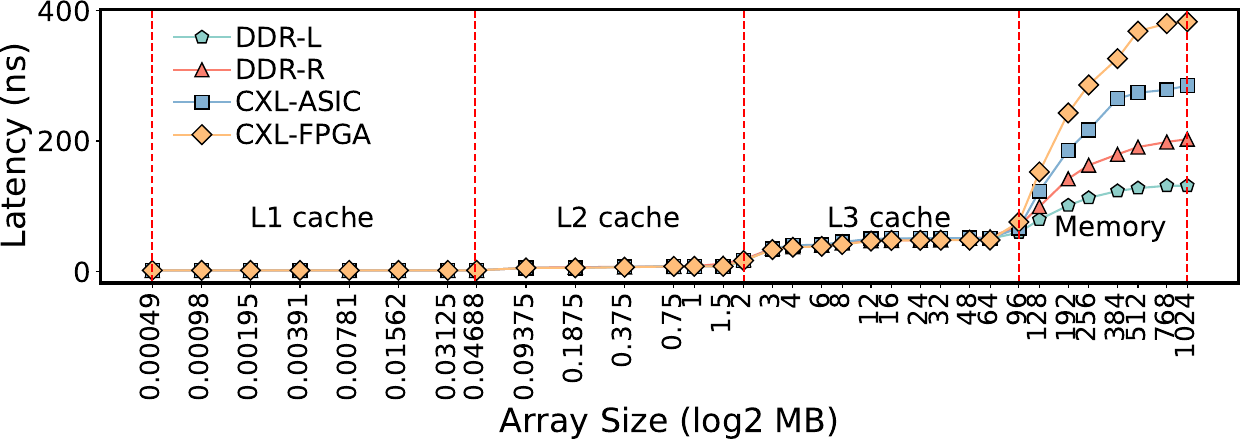

The Python source for this figure:
import matplotlib.pyplot as plt
import numpy as np

data = {
    "Stride": [0.00049, 0.00098, 0.00195, 0.00391, 0.00781, 0.01562, 0.03125, 0.04688, 0.09375, 0.1875, 0.375, 0.75, 1, 1.5, 2, 3, 4, 6, 8, 12, 16, 24, 32, 48, 64, 96, 128, 192, 256, 384, 512,768, 1024],
    # "CXL-DMSim(F)": [1.418, 1.418,1.418, 1.418,1.409, 1.406, 1.403,1.403, 5.623, 5.622, 5.621,  6.178,6.192, 7.317, 21.203,34.977, 39.763,44.431, 47.268, 48.995,49.373,49.467, 49.481,49.499, 49.496,99.100,236.342,327.165, 352.460,368.803,374.073, 377.660, 378.818 ],
    "DDR-L": [1.728, 1.728, 1.728, 1.728, 1.728, 1.728,1.728,1.729,5.529,6.181,6.747,7.874, 7.95, 8.439, 15.043, 36.633, 38.908, 40.359, 43.89, 48.194, 48.982, 51.004, 49.55, 49.665, 50.141, 59.725, 79.482,101.272,112.793,123.424,127.719,131.453,131.481],
    "DDR-R": [1.728, 1.728, 1.728, 1.728, 1.728, 1.728,1.728,1.729,5.529,6.682,7.016,7.801, 7.949, 12.212, 18.182, 35.558, 37.778, 40.366, 43.757, 47.262, 47.657, 47.785, 48.418, 50.924, 52.805, 69.784, 99.582,142.178,162.916,179.604,190.742,198.50,202.870],
    "CXL-FPGA": [1.728, 1.728, 1.728, 1.728, 1.728, 1.728,1.728, 1.729,5.528,5.528,6.569,7.808, 7.947, 7.949, 16.718, 33.676, 37.197, 38.544, 41.386, 46.658, 47.586, 47.792, 47.973, 48.163, 48.196, 75.845, 152.623,243.048,285.925,326.383 ,368.336,379.995, 382.928],
    "CXL-ASIC":[1.728, 1.728, 1.728, 1.728, 1.728, 1.728,1.728,1.729,5.527,5.527,7.22,7.882, 7.945, 7.987, 16.622, 34.522, 40.228, 40.993, 45.331, 50.047, 50.781, 50.96, 51.136, 51.211, 51.13, 66.528, 123.13, 185.858,216.799,264.898, 274.033, 278.522, 284.893],
    # "CXL-DMSim(A)":[1.418, 1.418,1.418, 1.418,1.409, 1.406, 1.403, 1.404, 5.622, 5.622, 5.621,6.187, 6.195, 7.324, 21.255, 35.054, 39.613, 44.453, 47.244, 49.021, 49.385, 49.474, 49.485, 49.494, 49.504, 85.349, 184.331, 249.589, 267.873, 279.605, 283.401, 285.972, 286.831 ]
}



# 按CXL-MemSim的标准来,要明白是要跟谁比较
cache1 = np.log2(0.046)
cache2 = np.log2(2)
cache3 = np.log2(96)


stride_log10 = [np.log10(i) for i in data["Stride"]]
# plotcolor = Hstray_2plot
stride_log2 = [np.log2(i) for i in data["Stride"]]
print(stride_log2)
plt.figure(figsize=(13, 5))


color = ['#8ECFC9', '#FFBE7A', '#FA7F6F', '#82B0D2', '#BEB8DC', '#999999']

# stride_log2 = stride_log2
stride = [-11, -10, -9, -8.4, -8, -7.4, -7, -6.4, -6, -5.4, -5, -4.4, -4, -3.4, -3, -2.4, -2, -1.4, -1, -0.4, 0, 0.6, 1, 1.6, 2 , 2.6, 3, 3.6, 4, 4.6, 5, 5.6, 6, 6.6, 7, 8, 9]


plt.plot(stride_log2, data["DDR-L"], marker='p',markersize=10,markeredgecolor="black", label="DDR-L", color=color[0])
plt.plot(stride_log2, data["DDR-R"], marker='^',markersize=10, markeredgecolor="black",label="DDR-R", color=color[2])
plt.plot(stride_log2, data["CXL-ASIC"], marker='s', markersize=10, markeredgecolor="black", label="CXL-ASIC", color=color[3])
# plt.plot(stride_log2, data["CXL-DMSim(A)"], marker='H', markersize=10,markeredgecolor="black",label="CXL-DMSim$_A$", color=color[0])
plt.plot(stride_log2, data["CXL-FPGA"], marker='D', markersize=10, markeredgecolor="black", label="CXL-FPGA", color=color[1])
# plt.plot(stride_log2, data["CXL-DMSim(F)"], marker='o', markersize=10,markeredgecolor="black",label="CXL-DMSim$_F$", color=color[2])




plt.axvline(x=stride_log2[0], linestyle='--', color='red')
plt.axvline(x=cache1, linestyle='--', color='red')
plt.axvline(x=cache2, linestyle='--', color='red')
plt.axvline(x=cache3, linestyle='--', color='red')
plt.axvline(x=stride_log2[32], linestyle='--', color='red')


plt.text(-9, 68, 'L1 cache', fontsize=20)
plt.text(-2.8, 68, 'L2 cache', fontsize=20)
plt.text(2.7, 68, 'L3 cache', fontsize=20)
plt.text(7.3, 54, 'Memory', fontsize=20)

plt.xlabel("Array Size (log2 MB)",fontsize=24)
plt.ylabel("Latency (ns)",fontsize=24)

plt.rcParams.update({'font.size': 20})
# plt.title("Comparison of Latency for Different Memory Types")
plt.legend(loc='upper left',bbox_to_anchor=(0.05, 1), columnspacing=4.0,fontsize=20,frameon=False, edgecolor='black',fancybox=False,borderpad = 0.1, labelspacing = 0.2, handletextpad = 0.2) # 图例放在最下方

# plt.grid(True)

# 设置边框宽度
bwidth = 2.5
ax = plt.gca()  # 获取边框
# ax.spines['top'].set_color('red')  # 设置上‘脊梁’为红色
# ax.spines['right'].set_color('none')  # 设置上‘脊梁’为无色
ax.spines['bottom'].set_linewidth(bwidth)
ax.spines['left'].set_linewidth(bwidth)
ax.spines['top'].set_linewidth(bwidth)
ax.spines['right'].set_linewidth(bwidth)

# log2显式
plt.xticks(np.log2(data["Stride"]), data["Stride"], fontsize=19,rotation=90)
# 等距离显式
# distance = [i for i in range(1,len(stride)+1)]
# plt.xticks(distance, data["Stride"], fontsize=15,rotation=90)

plt.yticks(fontsize=20)
plt.tight_layout()
# plt.tight_layout()
plt.savefig('lmbench_graduation.pdf', bbox_inches='tight',pad_inches=0.0)
# plt.show()